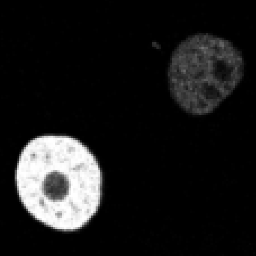
#> input picture test2.png, 256 x 256 px
$ python olog_model.py
#> lines starting #> are read from the running program, lines starting #| are printed output that depends on the picture; after the words box and inside, x2 and y2 are one past the last pixel; in counts of white or black regions, pixels touching at a corner belong together
### utils.py
#!/usr/bin/python3
import cv2
import numpy as np
import matplotlib.pyplot as plt
from scipy.ndimage import gaussian_filter, laplace


# [16 lines left out: functions div_phi, Heaviside, not called in this run]


# H = 1/2 * (1 + 2/pi * arctan(x / epsilon))
def weak_Heaviside(phi, epsilon=1.5):
    return 0.5 * (1 + (2 / np.pi) * np.arctan(phi / epsilon))


# D = 1 / (2 epsilon) * (1 + cos(pi * x / epsilon)), |x| <= epsilon
# D = 0, |x| > epsilon
# [4 lines left out: function Dirac, not called in this run]


# D = 1/pi * epsilon / (epsilon**2 + phi ** 2)
def weak_Dirac(phi, epsilon=1.5):
    return epsilon / (np.pi * (epsilon**2 + phi**2))


# [59 lines left out: functions gValue, length_term, length_term_g, area_term, simple_distance_reg_term, distance_reg_term, not called in this run]


def Neumann(phi):
    phi[np.ix_([0, -1], [0, -1])] = phi[np.ix_([2, -3], [2, -3])]
    phi[np.ix_([0, -1]), 1:-1] = phi[np.ix_([2, -3]), 1:-1]
    phi[1:-1, np.ix_([0, -1])] = phi[1:-1, np.ix_([2, -3])]
    return phi


# [148 lines left out: functions initial_phi, BoundMirrorEnsure, BoundMirrorExpand, BoundMirrorShrink, phi_area, not called in this run]


def cvtBrightObject(img, darkobject=False):
    # identify whether the object is brighter than background or not.
    bd1 = np.mean(img[:3,:])
    bd2 = np.mean(img[-3:,:])
    bd3 = np.mean(img[:, :3])
    bd4 = np.mean(img[:, -3:])
    bgValue = np.mean([bd1, bd2, bd3, bd4])
    _, seg = cv2.threshold(img, 0, 255, cv2.THRESH_BINARY + cv2.THRESH_OTSU)
    mk = np.zeros_like(seg, dtype=np.float32)
    mk[seg == 255] = 1.0
    mi1 = np.sum(mk* img)  / np.sum(mk)
    mi2 = np.sum((1 - mk) * img) / np.sum(1 - mk)
    # if bo > 0 then it's the birght object, and vice versa.
    bo = np.abs(mi1 - bgValue) - np.abs(mi2 - bgValue)
    img = img.astype(np.float64)
    if darkobject:
        if bo > 0:
            mk = 1 - mk
            img = np.max(img) - img
    else:
        if bo < 0:
            mk = 1 - mk
            img = np.max(img) - img
    return img

### olog_model.py
#!/usr/bin/python3
'''
AUTHOR:     Zhengyang Zhong, all rights reserved.
DATE:       2022-02-25
PAPER:      Active contours driven by region-scalable fitting and optimized Laplacian of Gaussian energy for image segmentation
'''
import cv2
import matplotlib.pyplot as plt
import numpy as np
from scipy.ndimage import laplace
from skimage import measure
from tqdm import tqdm

from utils import Neumann, cvtBrightObject


def OLoGmodel(img, phi, sigma=3.0, lmda1=1.0, lmda2=1.0, omega=10.0, nu=0.002*255**2, mu=2.0, timestep=0.1, max_iter=1000, tolerance=1e-4, show_figure=False):
    img = cvtBrightObject(img)
    size = int(np.round(sigma * 2) * 2 + 1)

    Kimg = cv2.GaussianBlur(img, ksize=(size, size), sigmaX=sigma, borderType=cv2.BORDER_REPLICATE)
    Kone = np.ones_like(img, dtype=np.float64)

    # optimized LoG
    blur = cv2.GaussianBlur(img, ksize=(9, 9), sigmaX=1, borderType=cv2.BORDER_REPLICATE)
    [by, bx] = np.gradient(blur)
    bnorm = bx ** 2 + by ** 2
    g = np.exp(-0.01 * bnorm)
    original_LoG = np.zeros_like(blur, dtype=np.float64)
    original_LoG[1:-1, 1:-1] = blur[2:, 1:-1] + blur[:-2, 1:-1] + blur[1:-1, 2:] + blur[1:-1, :-2] - 4 * blur[1:-1, 1:-1]

    L = np.zeros_like(original_LoG, dtype=np.float64)
    for _ in range(100):
        dL = g * L - (1 - g) * (L - 5 * original_LoG)
        L += 0.01 * dL
    if show_figure:
        fig1 = plt.figure(1)
        criteria_Fnorms = []
        print("%10s|"*7 % ("sigma", "lmda1", "lmda2", "omega", "nu", "mu", "timestep"))
        print("%10.2f|"*7 % (sigma, lmda1, lmda2, omega, nu, mu, timestep))

    for it in tqdm(range(max_iter)):
        old_phi = np.sqrt(np.sum(phi**2))

        phi = Neumann(phi)

        H =  0.5 * (1 + (2 / np.pi) * np.arctan(phi))
        d = 1.0 / (np.pi * (1.0 + phi**2))

        # Gaussian filter kernel
        KHI = cv2.GaussianBlur(H*img, ksize=(size, size), sigmaX=sigma, borderType=cv2.BORDER_REPLICATE)
        KH = cv2.GaussianBlur(H, ksize=(size, size), sigmaX=sigma, borderType=cv2.BORDER_REPLICATE)
        f1              = KHI / (KH + 1e-7)
        numerator2      = Kimg - KHI
        denominator2    = Kone - KH
        f2              = numerator2 / (denominator2 + 1e-7)
        s1 = lmda1 * f1**2 - lmda2 * f2**2
        s2 = lmda1 * f1 - lmda2 * f2
        resq = cv2.GaussianBlur(s1, ksize=(size, size), sigmaX=sigma, borderType=cv2.BORDER_REPLICATE)
        resd = cv2.GaussianBlur(s2, ksize=(size, size), sigmaX=sigma, borderType=cv2.BORDER_REPLICATE)
        res = (lmda1-lmda2) * img**2 + resq - 2 * img * resd
        rsf = -d * res

        # length regularization term
        [phi_y, phi_x] = np.gradient(phi)
        s = np.sqrt(np.square(phi_x) + np.square(phi_y) + 1e-10)
        n_x = phi_x / s
        n_y = phi_y / s
        [_, nxx] = np.gradient(n_x)
        [nyy, _] = np.gradient(n_y)
        curvature = nxx + nyy
        length_term = d * nu * curvature

        # distance regularization term
        lap = laplace(phi, mode='nearest')
        dist_reg_term = mu * (lap - curvature)

        # LoG term
        LoG_term = omega * d * L

        # update level set function <phi>
        dphi = rsf + length_term + dist_reg_term + LoG_term
        phi += timestep * dphi

        # terimination criteria
        new_phi = np.sqrt(np.sum(phi**2))
        criteria = np.abs(old_phi - new_phi) / (old_phi + 1e-7)
        if criteria < tolerance and it > 10:
            break

        if show_figure:
            criteria_Fnorms.append(criteria)
            if it % 20 == 0:
                fig1.clf()
                ax = fig1.add_subplot(111)
                ax.imshow(img, cmap='gray')
                contours = measure.find_contours(phi, 0)
                for _, contour in enumerate(contours):
                    ax.plot(contour[:, 1], contour[:, 0], linewidth=2)
                plt.pause(0.1)

    if show_figure:
        fig2 = plt.figure(2)
        ax = fig2.add_subplot(111)
        xlist = [i for i in range(len(criteria_Fnorms))]
        ax.plot(xlist, criteria_Fnorms, c='r', label='Fnorm')
        ax.legend()
        ax.set_title("convergence of the level set function <phi>")
        plt.show()
    return phi, it + 1


if __name__ == "__main__":
    img = cv2.imread("./test2.png", 0)
#> img is the input picture: shape (256, 256); min 0, max 255, mean 26
    h, w = img.shape
#> h = 256; w = 256
    phi = 2 * np.ones((h, w))
    phi[20: -20, 20: -20] = -2
    phi, iterations = OLoGmodel(img, phi, show_figure=True)
#> in cvtBrightObject, `bd1 = np.mean(img[:3,:])`: bd1 = 0.026
#> in cvtBrightObject, `bd2 = np.mean(img[-3:,:])`: bd2 = 0.284
#> in cvtBrightObject, `bd3 = np.mean(img[:, :3])`: bd3 = 0.225
#> in cvtBrightObject, `bd4 = np.mean(img[:, -3:])`: bd4 = 0.0911
#> in cvtBrightObject, `bgValue = np.mean([bd1, bd2, bd3, bd4])`: bgValue = 0.157
#> in cvtBrightObject, `_, seg = cv2.threshold(img, 0, 255, cv2.THRESH_BINARY + cv2.THRESH_OTSU)`:
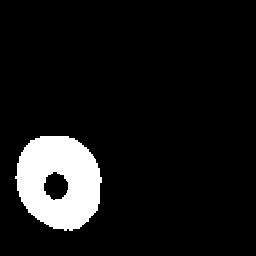
#> seg: shape (256, 256); 9% white; 1 white region, box (x1, y1, x2, y2) and area: (15, 136, 102, 231) 5918
#> in cvtBrightObject, `mi1 = np.sum(mk* img)  / np.sum(mk)`: mi1 = 231.4
#> in cvtBrightObject, `mi2 = np.sum((1 - mk) * img) / np.sum(1 - mk)`: mi2 = 5.62
#> in cvtBrightObject, `bo = np.abs(mi1 - bgValue) - np.abs(mi2 - bgValue)`: bo = 225.8
#> the loop in OLoGmodel, `for _ in range(100):` made 100 passes
#> pass 1, in OLoGmodel, `dL = g * L - (1 - g) * (L - 5 * original_LoG)`:
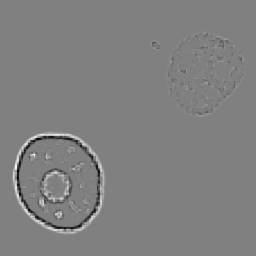
#> dL: shape (256, 256) float64; min -153, max 151.3, mean 0; drawn with min black and max white
#> the loop in OLoGmodel, `for it in tqdm(range(max_iter)):` made 238 passes
#> (old_phi, new_phi, criteria, contours) on passes 1, 21, 41, 61, 81: (512, 1286.7, 1.51, 34 point arrays, longest 1215 points), (3280.6, 3269.4, 0.00341, 32 point arrays, longest 1169 points), (3379.9, 3395, 0.00446, 30 point arrays, longest 1045 points), (3430.4, 3447.1, 0.00485, 27 point arrays, longest 1011 points), (3369.6, 3452.3, 0.0245, 27 point arrays, longest 1005 points)
#> (old_phi, new_phi, criteria) on passes 2 to 7: (1286.7, 3965.9, 2.08), (3965.9, 3701.7, 0.0666), (3701.7, 3654.8, 0.0127), (3654.8, 3524.7, 0.0356), (3524.7, 3525.5, 0.000229), (3525.5, 3556.3, 0.00874)
#> after the loop in OLoGmodel, `for it in tqdm(range(max_iter)):`:
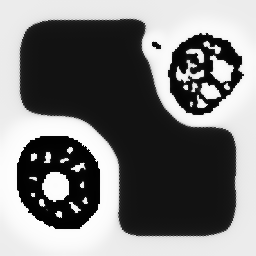
#> H: shape (256, 256) float64; min 0.000523, max 0.999, mean 0.481
#> after the loop in OLoGmodel, `for it in tqdm(range(max_iter)):`:
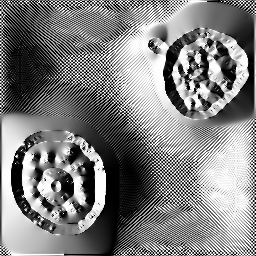
#> n_x: shape (256, 256) float64; min -1, max 1, mean 0.00312; drawn with min black and max white
#> after the loop in OLoGmodel, `for it in tqdm(range(max_iter)):`:
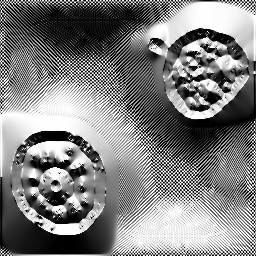
#> n_y: shape (256, 256) float64; min -1, max 1, mean 0.00467; drawn with min black and max white
#> after the loop in OLoGmodel, `for it in tqdm(range(max_iter)):`:
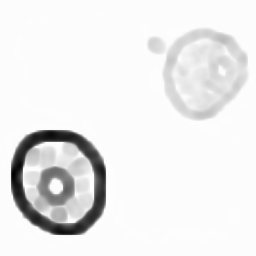
#> s2: shape (256, 256) float64; min -201.3, max 1.62, mean -13.47; drawn with min black and max white
#> after the loop in OLoGmodel, `for it in tqdm(range(max_iter)):`: criteria_Fnorms = 237 values, max 2.08 at index 1, min 0.000116 at index 24, mean 0.0329
#> in OLoGmodel, `xlist = [i for i in range(len(criteria_Fnorms))]`: xlist = 237 values from 0 to 236
#> iterations = 238
    contours = measure.find_contours(phi, 0)
#> contours = 28 point arrays, longest 907 points
    for cnt in contours:
        plt.plot(cnt[:, 1], cnt[:, 0], linewidth=2)
#> this loop made 28 passes
    plt.show()
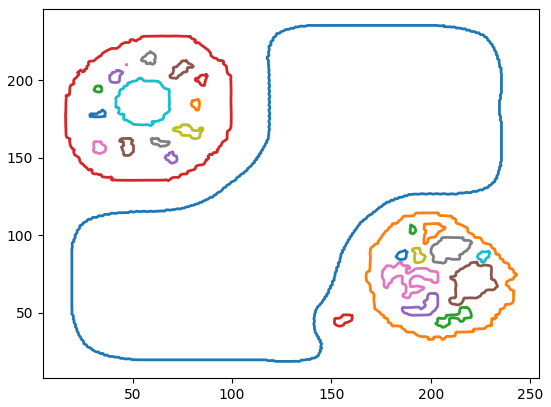
#> figure drawn by matplotlib, 1 panel
    plt.imshow(phi)
    plt.show()
